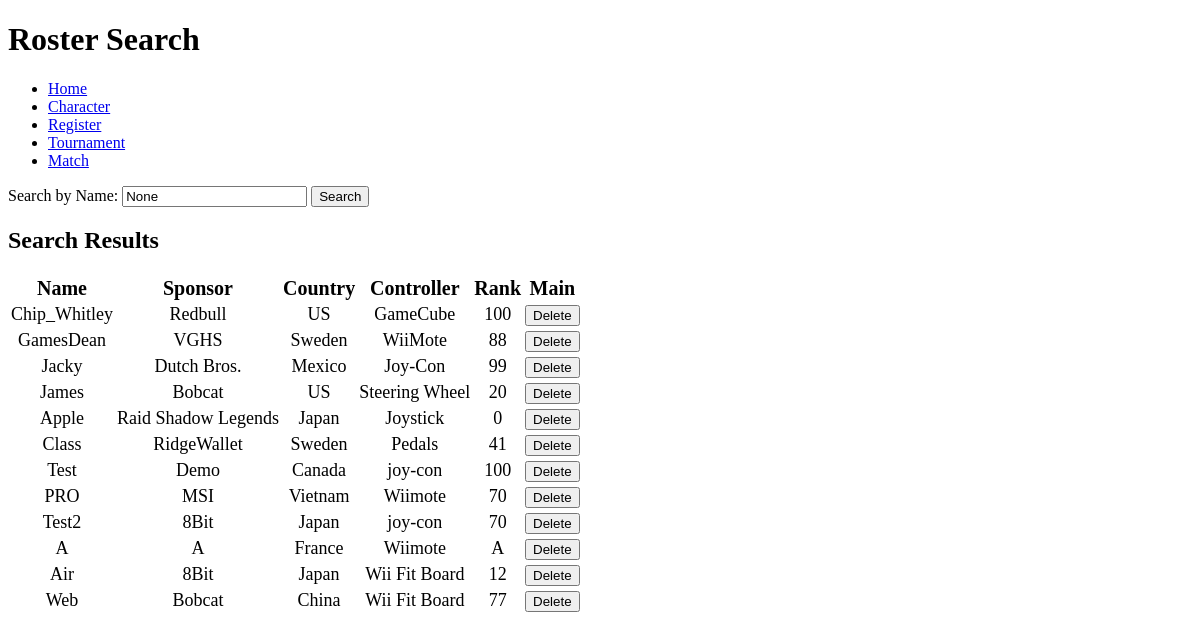
The page /roster on the database as committed earlier.
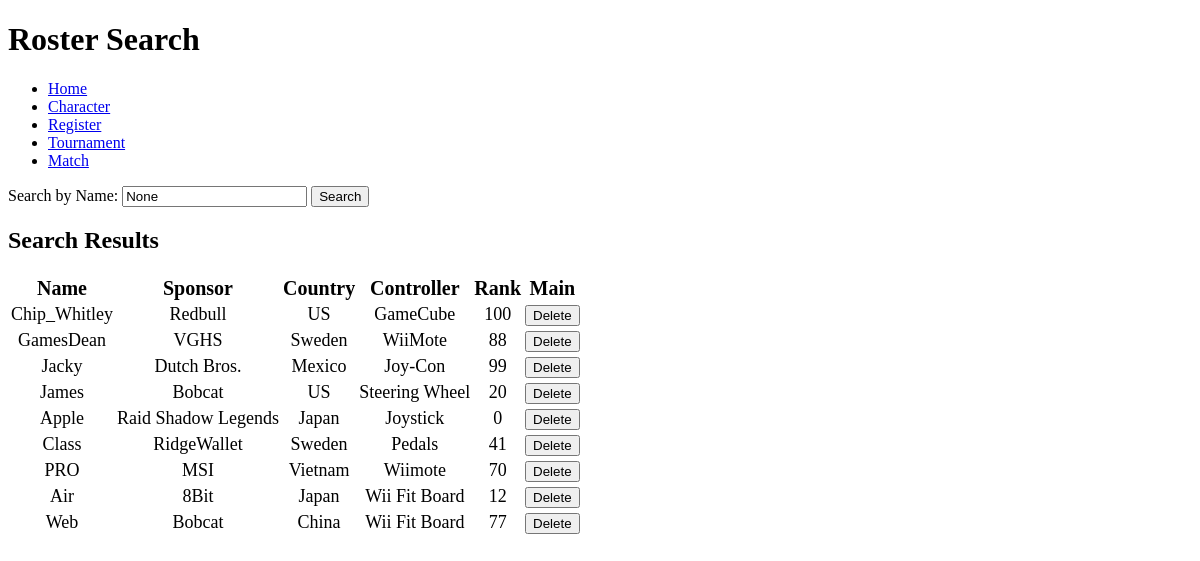
The same page on the database as committed later.
### tables this page shows
CREATE TABLE player (playerID INTEGER PRIMARY KEY AUTOINCREMENT, p_name TEXT, rank TEXT, sponsor TEXT, ctrltype TEXT, countryID INTEGER REFERENCES country (countryID) MATCH "FULL");

CREATE TABLE country (countryID INTEGER PRIMARY KEY AUTOINCREMENT, c_name TEXT);

### api.py (the view)
@app.route('/roster', methods=['GET', 'POST'])
def roster_page():
    conn = openConnection("./ssb.db")
    cur = conn.cursor()
    search_query = request.args.get('search')
    if search_query:
        cur.execute("""
            SELECT p_name, sponsor, ctrltype, c_name, rank
            FROM player
            JOIN country ON player.countryID = country.countryID
            WHERE LOWER(p_name) LIKE LOWER(?)
        """, ('%' + search_query + '%',))
    else:
        cur.execute("""
            SELECT p_name, sponsor, ctrltype, c_name, rank
            FROM player
            JOIN country ON player.countryID = country.countryID
        """)
    players = cur.fetchall()
    conn.close()
    return render_template('roster.html', players=players, search_query=search_query)

### api.py (called while the page is built)
def openConnection(_dbFile):
    print("++++++++++++++++++++++++++++++++++")
    print("Open database: ", _dbFile)
    conn = None
    try:
        conn = sqlite3.connect(_dbFile)
        print("success")
    except Error as e:
        print(e)
    print("++++++++++++++++++++++++++++++++++")
    return conn

### templates/roster.html (shortened to what this page needs)
<!DOCTYPE html>
<html lang="en">
<head>
</head>
<body>
    <h1>Roster Search</h1>
    <ul>
        <li><a href="/">Home</a></li>
        <li><a href="{{ url_for('character_page') }}">Character</a></li>
        <li><a href="{{ url_for('register_page') }}">Register</a></li>
        <li><a href="{{ url_for('tournament_page') }}">Tournament</a></li>
        <li><a href="/match">Match</a></li>
    </ul>
    <form method="get" action="{{ url_for('roster_page') }}">
        <label for="search">Search by Name:</label>
        <input type="text" name="search" id="search" value="{{ search_query }}">
        <button type="submit">Search</button>
    </form>
    <h2>Search Results</h2>
<table>
    <tr style="text-align: center; font-size: 20px" >
        <th>Name</th>
        <th>Sponsor</th>
        <th>Country</th>
        <th>Controller</th>
        <th>Rank</th>
        <th>Main</th>
    </tr>
    {% if players %}
        {% for player in players %}
            <tr style="text-align: center; font-size: 18px">
                <td>{{ player[0] }}</td>
                <td>{{ player[1] }}</td>
                <td>{{ player[3] }}</td>
                <td>{{ player[2] }}</td>
                <td>{{ player[4] }}</td>
                <td>
                    <form method="post" action="{{ url_for('delete_player') }}">
                        <button type="submit">Delete</button>
                    </form>
                </td>
            </tr>
        {% endfor %}
    {% else %}
        <tr>
            <td colspan="5">No matching players found.</td>
        </tr>
    {% endif %}
</table>
</body>
</html>

Rows that differ between the two databases and show on the page:
removed player: p_name "Test", sponsor "Demo", c_name "Canada", ctrltype "joy-con", rank "100"
removed player: p_name "Test2", sponsor "8Bit", c_name "Japan", ctrltype "joy-con", rank "70"
removed player: p_name "A", sponsor "A", c_name "France", ctrltype "Wiimote", rank "A"
